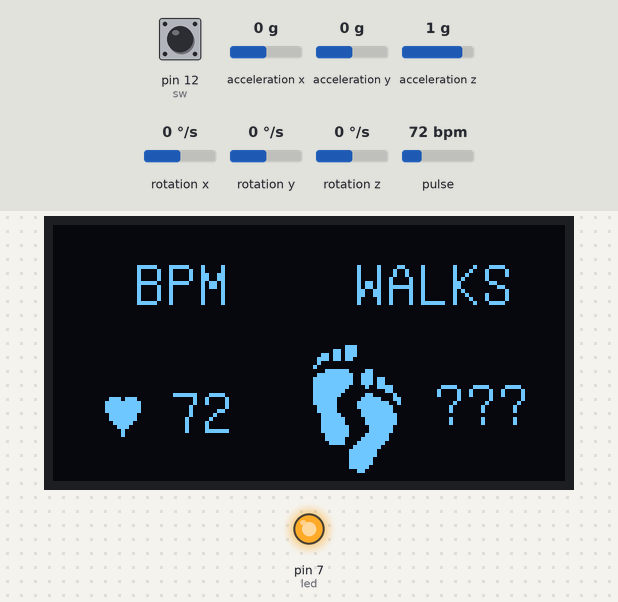
Bench run of a sketch on a simulated Arduino Uno, built with avr-gcc and run on an emulated ATmega328P. Shown: 128×64 one-colour display, output pins drawn as LEDs (lit = HIGH). Wiring (inferred from the names in the program): MPU-6050 motion sensor at I2C address 0x68. Inputs (shaded band) come from the test bench; at power-on: pulse 72 bpm, pin 12 (sw) HIGH, acceleration x 0 g, acceleration y 0 g, acceleration z 1 g, rotation x 0 °/s, rotation y 0 °/s, rotation z 0 °/s. What the sketch prints to the serial monitor is not drawn.

Above: at 1.5 s.
1.6 s: pulse set to 42 bpm
At 3.5 s:
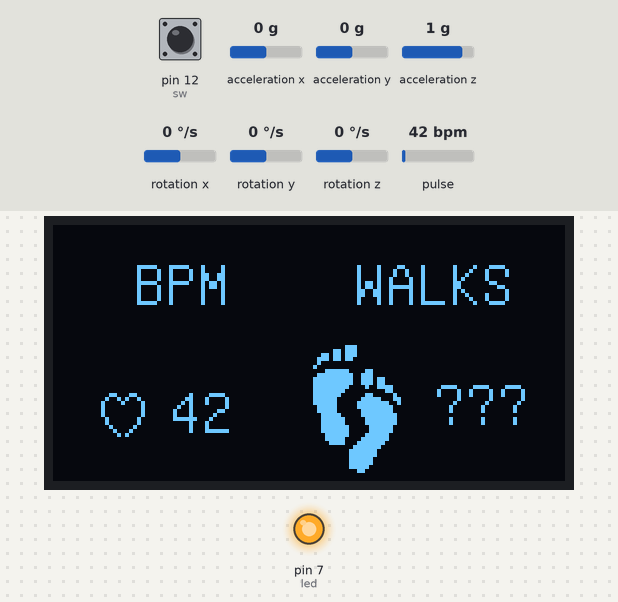
5.2 s: pin 12 (sw) pulled LOW for 0.85 s
At 8.2 s:
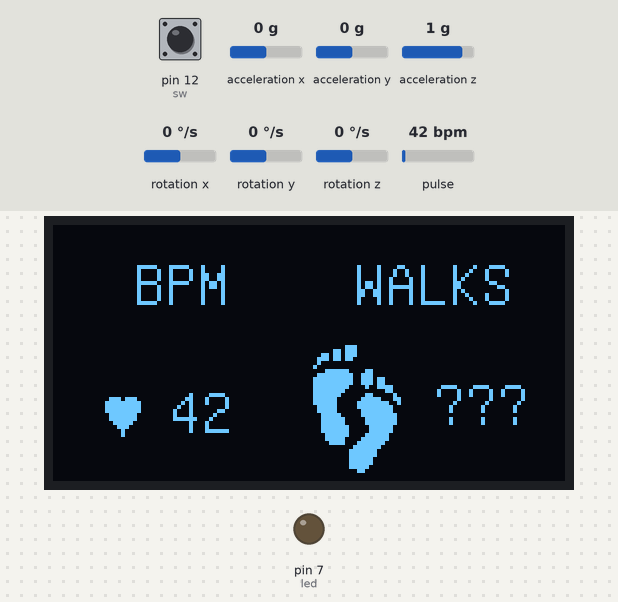
9.6 s: pin 12 (sw) pulled LOW for 3.2 s
At 18.1 s:
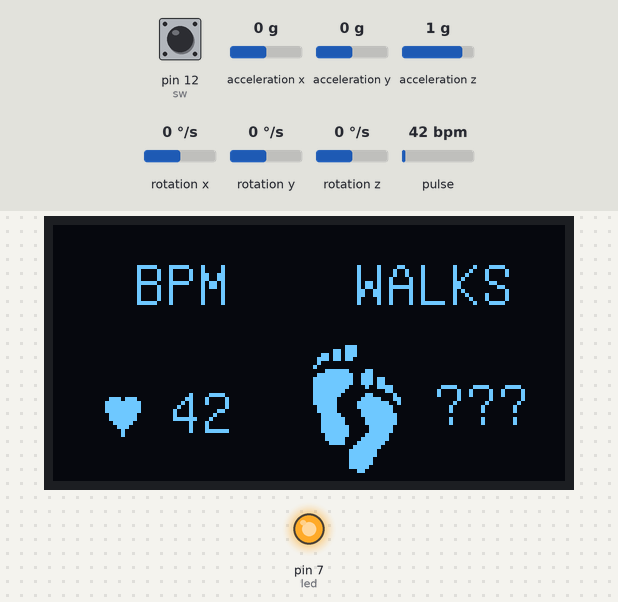
Timing chart, 0 to 19.6 s (numbered marks = the images above; inputs shaded):
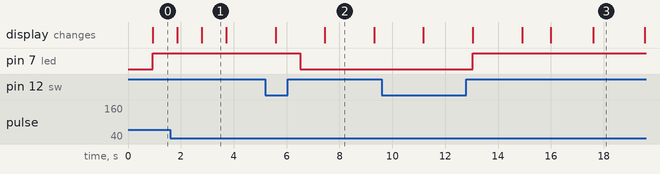

The sketch:

FINAL_MODULE.ino
```cpp
#include "U8glib.h"                    // OLED Lib
#include <math.h>
#include <SPI.h>
#include <Wire.h>
#include <SoftwareSerial.h>
#define USE_ARDUINO_INTERRUPTS true    // Set-up low-level interrupts for most acurate BPM math.
#include <PulseSensorPlayground.h>     // Includes the PulseSensorPlayground Library.


#define PULSE_SIG A2                    // PulseSensor GREEN WIRE connected to ANALOG PIN A1
#define THREASHOLD 550                 // Determine which Signal to "count as a beat" and which to ignore.
// Use the "Gettting Started Project" to fine-tune Threshold Value beyond default setting.
// Otherwise leave the default "550" value.

PulseSensorPlayground pulseSensor;            // Creates an instance of the PulseSensorPlayground object called "pulseSensor"
U8GLIB_SSD1306_128X64 u8g(13, 11, 10, 9, 8);  // SW SPI Com: SCK(D0) = 13, MOSI(D1) = 11, CS = 10, A0(DC) = 9, Res = 8

/* Bluetooth */
SoftwareSerial BTSerial(2, 3); //Connect HC-06. Use your (TX, RX) settings
SoftwareSerial gpsSerial(6, 5); //Connect GPS-V3-NEO. Use your (TX, RX) settings

char c = "";                // Wn 인지 구분 및 str에 저장.
String str = "";            // \n 전까지 c 값을 저장.
String targetStr = "GPGGA"; // str의 값이 NMEA의 GPGGA 값인지 타겟


/* time */
#define SENDING_INTERVAL 1000
#define SENSOR_READ_INTERVAL 50
unsigned long prevSensoredTime = 0;
unsigned long curSensoredTime = 0;
String  X = "0";
String  Y = "0";
String  Z = "0";

/* Data buffer */
#define ACCEL_BUFFER_COUNT 125
byte aAccelBuffer[ACCEL_BUFFER_COUNT];
int iAccelIndex = 2;

/* MPU-6050 sensor */
#define MPU6050_ACCEL_XOUT_H 0x3B     // R
#define MPU6050_PWR_MGMT_1 0x6B       // R/W
#define MPU6050_PWR_MGMT_2 0x6C       // R/W
#define MPU6050_WHO_AM_I 0x75         // R
#define MPU6050_I2C_ADDRESS 0x68

typedef union accel_t_gyro_union {
  struct {
    uint8_t x_accel_h;
    uint8_t x_accel_l;
    uint8_t y_accel_h;
    uint8_t y_accel_l;
    uint8_t z_accel_h;
    uint8_t z_accel_l;
    uint8_t t_h;
    uint8_t t_l;
    uint8_t x_gyro_h;
    uint8_t x_gyro_l;
    uint8_t y_gyro_h;
    uint8_t y_gyro_l;
    uint8_t z_gyro_h;
    uint8_t z_gyro_l;
  } reg;

  struct {
    int x_accel;
    int y_accel;
    int z_accel;
    int temperature;
    int x_gyro;
    int y_gyro;
    int z_gyro;
  } value;
};
uint8_t draw_state = 0;


char chConvert_Int[16];                       // 정수 -> 문자열 변환용 캐릭터형 변수 선언
bool bHeart_Status = false;                   // bool 변수 선언

/* EMERGENCY BUTTON START */
int sw = 12;       // 스위치(SW) 핀 설정
int led = 7;       // LED 핀 설정

int state = LOW;      // LED 상태
int reading;          // SW 상태
int previous = LOW;   // SW 이전 상태

long time = 0;        // LED가 ON/OFF 토글된 마지막 시간
long debounce = 100;  // Debounce 타임 설정
/* EMERGENCY BUTTON START END */

void setup()
{
  int error;
  uint8_t c;

  Serial.begin(9600);
  Serial.println("Start GPS... ");
  gpsSerial.begin(9600);
  Wire.begin();                     //Wire 라이브러리 초기화
  BTSerial.begin(9600);             // set the data rate for the BT port

  // default at power-up:
  // Gyro at 250 degrees second
  // Acceleration at 2g
  // Clock source at internal 8MHz
  // The device is in sleep mode.
  //
  error = MPU6050_read (MPU6050_WHO_AM_I, &c, 1);
  Serial.print(F("WHO_AM_I : "));
  Serial.print(c, HEX);
  Serial.print(F(", error = "));
  Serial.println(error, DEC);

  // According to the datasheet, the 'sleep' bit
  // should read a '1'. But I read a '0'.
  // That bit has to be cleared, since the sensor
  // is in sleep mode at power-up. Even if the
  // bit reads '0'.
  error = MPU6050_read (MPU6050_PWR_MGMT_2, &c, 1);
  Serial.print(F("PWR_MGMT_2 : "));
  Serial.print(c, HEX);
  Serial.print(F(", error = "));
  Serial.println(error, DEC);

  // Clear the 'sleep' bit to start the sensor.
  MPU6050_write_reg (MPU6050_PWR_MGMT_1, 0);

  initBuffer();

  // Configure the PulseSensor object, by assigning our variables to it.
  pulseSensor.analogInput(PULSE_SIG);
  pulseSensor.setThreshold(THREASHOLD);


  pulseSensor.begin();

  pinMode(sw, INPUT_PULLUP); // SW 를 설정, 아두이노 풀업저항 사용
  pinMode(led, OUTPUT);      // LED 설정
}

void loop() {

  if (gpsSerial.available()) // gps 센서 통신 가능?
  {
    c = gpsSerial.read();  // 센서의 값 읽기

    if (c == '\n') {       // \n 값인지 구분.

      if (targetStr.equals(str.substring(1, 6))) {   // \n 일시. 지금까지 저장된 str 값이 targetStr과 맞는지 구분

        Serial.println(str); // NMEA 의 GPGGA 값일시

        int first = str.indexOf(",");                // , 를 토큰으로서 파싱.
        int two = str.indexOf(",", first + 1);
        int three = str.indexOf(",", two + 1);
        int four = str.indexOf(",", three + 1);
        int five = str.indexOf(",", four + 1);
        String Lat = str.substring(two + 1, three);           // Lat과 Long 위치에 있는 값들을 index로 추출
        String Long = str.substring(four + 1, five);
        String Lat1 = Lat.substring(0, 2);                    // Lat의 앞값과 뒷값을 구분
        String Lat2 = Lat.substring(2);
        String Long1 = Long.substring(0, 3);                  // Long의 앞값과 뒷값을 구분
        String Long2 = Long.substring(3);
        double LatF = Lat1.toDouble() + Lat2.toDouble() / 60; // 좌표 계산.
        float LongF = Long1.toFloat() + Long2.toFloat() / 60;

        Serial.print("Lat : ");          // 좌표 출력.
        Serial.println(LatF, 15);
        Serial.print("Long : ");
        Serial.println(LongF, 15);
      }
      str = "";                          // str 값 초기화
    } else {                             // \n 아닐시, str에 문자를 계속 더하기
      str += c;
    }
  }
  /* MPU6050 FOR  STEP COUNT  */
  curSensoredTime = millis();

  // Read from sensor
  if (curSensoredTime - prevSensoredTime > SENSOR_READ_INTERVAL) {
    readFromSensor();  // Read from sensor
    prevSensoredTime = curSensoredTime;

    // Send buffer data to remote
    if (iAccelIndex >= ACCEL_BUFFER_COUNT - 3) {
      sendToRemote();
      initBuffer();
      Serial.println("------------- Send 20 accel data to remote");
    }
  }


  /*----------------------BPM SENSOR ---------------------------------------------------*/
  int iMy_BPM = pulseSensor.getBeatsPerMinute();  // Calls function on our pulseSensor object that returns BPM as an "int"."myBPM" hold this BPM value now.
  itoa(iMy_BPM, chConvert_Int, 10);               // Convert integer to string. 매개변수 (바꿀 정수값, 바뀐 문자열 저장 공간, 진법)

  if (pulseSensor.sawStartOfBeat())
  {
    bHeart_Status = !bHeart_Status;  // 반전
  }
  delay(20);
  u8g.firstPage();
  do
  {
    if (draw_state < 130) {
      draw_state++;
      Draw();
    }
    Draw();
  } while ( u8g.nextPage() );


  /* EMERGENCY BUTTON  */
  reading = digitalRead(sw);  // SW 상태 읽음


  if (reading == HIGH && previous == LOW && millis() - time > debounce) { //SW 가 눌려졌고 스위치 토글 눌림 경과시간이 Debounce 시간보다 크면 실행
    if (state == HIGH)    // LED 가 HIGH 면 LOW 로 바꿔준다.
      state = LOW;
    else                  // LED 가 LOW 면 HIGH 로 바꿔준다.
      state = HIGH;

    time = millis();
  }

  digitalWrite(led, state);
  previous = reading;

}
```

BT_Transaction.ino
```cpp
/**************************************************
   BT Transaction
 **************************************************/
void sendToRemote() {
  // Write gabage bytes
  BTSerial.write( "accel" );
  // Write accel data
  BTSerial.write( (char*)aAccelBuffer );
  // Flush buffer
  //BTSerial.flush();
}
```

MPU-6050_Sensor_read_write.ino
```cpp
/**************************************************
   MPU-6050 Sensor read/write
 **************************************************/
int MPU6050_read(int start, uint8_t *buffer, int size)
{
  int i, n, error;

  Wire.beginTransmission(MPU6050_I2C_ADDRESS);

  n = Wire.write(start);
  if (n != 1)
    return (-10);

  n = Wire.endTransmission(false); // hold the I2C-bus
  if (n != 0)
    return (n);

  // Third parameter is true: relase I2C-bus after data is read.
  Wire.requestFrom(MPU6050_I2C_ADDRESS, size, true);
  i = 0;
  while (Wire.available() && i < size)
  {
    buffer[i++] = Wire.read();
  }
  if ( i != size)
    return (-11);
  return (0); // return : no error
}

int MPU6050_write(int start, const uint8_t *pData, int size)
{
  int n, error;

  Wire.beginTransmission(MPU6050_I2C_ADDRESS);

  n = Wire.write(start); // write the start address
  if (n != 1)
    return (-20);

  n = Wire.write(pData, size); // write data bytes
  if (n != size)
    return (-21);

  error = Wire.endTransmission(true); // release the I2C-bus
  if (error != 0)
    return (error);
  return (0); // return : no error
}

int MPU6050_write_reg(int reg, uint8_t data)
{
  int error;
  error = MPU6050_write(reg, &data, 1);
  return (error);
}
```

Read_data_from_sensor_and_save_it.ino
```cpp
/**************************************************
   Read data from sensor and save it
 **************************************************/
void readFromSensor() {
  int error;
  double dT;
  accel_t_gyro_union accel_t_gyro;

  error = MPU6050_read (MPU6050_ACCEL_XOUT_H, (uint8_t *) &accel_t_gyro, sizeof(accel_t_gyro));
  if (error != 0) {
    Serial.print(F("Read accel, temp and gyro, error = "));
    Serial.println(error, DEC);
  }

  // Swap all high and low bytes.
  // After this, the registers values are swapped,
  // so the structure name like x_accel_l does no
  // longer contain the lower byte.
  uint8_t swap;
#define SWAP(x,y) swap = x; x = y; y = swap
  SWAP (accel_t_gyro.reg.x_accel_h, accel_t_gyro.reg.x_accel_l);
  SWAP (accel_t_gyro.reg.y_accel_h, accel_t_gyro.reg.y_accel_l);
  SWAP (accel_t_gyro.reg.z_accel_h, accel_t_gyro.reg.z_accel_l);
  SWAP (accel_t_gyro.reg.t_h, accel_t_gyro.reg.t_l);
  SWAP (accel_t_gyro.reg.x_gyro_h, accel_t_gyro.reg.x_gyro_l);
  SWAP (accel_t_gyro.reg.y_gyro_h, accel_t_gyro.reg.y_gyro_l);
  SWAP (accel_t_gyro.reg.z_gyro_h, accel_t_gyro.reg.z_gyro_l);

  // Print the raw acceleration values
  Serial.print(F("accel x,y,z: "));
  Serial.print(accel_t_gyro.value.x_accel, DEC);
  X = String(accel_t_gyro.value.x_accel);

  Serial.print(F(", "));
  Serial.print(accel_t_gyro.value.y_accel, DEC);
  Y = String(accel_t_gyro.value.y_accel);

  Serial.print(F(", "));
  Serial.print(accel_t_gyro.value.z_accel, DEC);
  Z = String(accel_t_gyro.value.z_accel);

  Serial.print(F(", at "));
  Serial.print(iAccelIndex);
  Serial.println(F(""));

  if (iAccelIndex < ACCEL_BUFFER_COUNT && iAccelIndex > 1) {
    int tempX = accel_t_gyro.value.x_accel;
    int tempY = accel_t_gyro.value.y_accel;
    int tempZ = accel_t_gyro.value.z_accel;

    char temp = (char)(tempX >> 8);
    if (temp == 0x00)
      temp = 0x7f;
    aAccelBuffer[iAccelIndex] = temp;
    iAccelIndex++;
    temp = (char)(tempX);
    if (temp == 0x00)
      temp = 0x01;
    aAccelBuffer[iAccelIndex] = temp;
    iAccelIndex++;

    temp = (char)(tempY >> 8);
    if (temp == 0x00)
      temp = 0x7f;
    aAccelBuffer[iAccelIndex] = temp;
    iAccelIndex++;
    temp = (char)(tempY);
    if (temp == 0x00)
      temp = 0x01;
    aAccelBuffer[iAccelIndex] = temp;
    iAccelIndex++;

    temp = (char)(tempZ >> 8);
    if (temp == 0x00)
      temp = 0x7f;
    aAccelBuffer[iAccelIndex] = temp;
    iAccelIndex++;
    temp = (char)(tempZ);
    if (temp == 0x00)
      temp = 0x01;
    aAccelBuffer[iAccelIndex] = temp;
    iAccelIndex++;
  }
}
```

Utilities.ino
```cpp
/**************************************************
   Utilities
 **************************************************/
void initBuffer() {
  iAccelIndex = 2;
  for (int i = iAccelIndex; i < ACCEL_BUFFER_COUNT; i++) {
    aAccelBuffer[i] = 0x00;
  }
  aAccelBuffer[0] = 0xfe;
  aAccelBuffer[1] = 0xfd;
  aAccelBuffer[122] = 0xfd;
  aAccelBuffer[123] = 0xfe;
  aAccelBuffer[124] = 0x00;
}
```

Source omitted: Image_Draw.ino (data table, 5964 bytes)

Measured:
- after the input at 1.6 s, the display: first differs from a run without the input after 1.2 s (image 1)
- after the input at 5.2 s, pin 7 (led): HIGH → LOW after 1.3 s
- after the input at 9.6 s, pin 7 (led): LOW → HIGH after 3.4 s instead of 10.0 s
- what the display in image 1 shows lasts 0.9 s, from 2.8 s to 3.7 s
- what the display in image 2 shows lasts 1.8 s, from 7.5 s to 9.3 s
